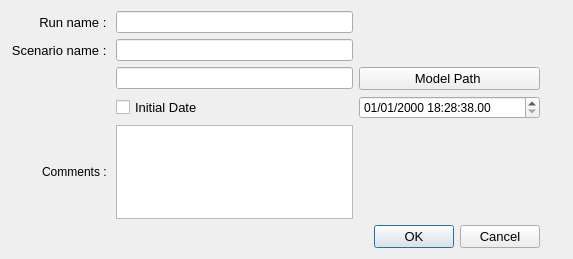
<?xml version="1.0" encoding="UTF-8"?>
<ui version="4.0">
 <class>Form</class>
 <widget class="QWidget" name="Form">
  <property name="geometry">
   <rect>
    <x>0</x>
    <y>0</y>
    <width>573</width>
    <height>259</height>
   </rect>
  </property>
  <property name="acceptDrops">
   <bool>false</bool>
  </property>
  <property name="windowTitle">
   <string>Import Results</string>
  </property>
  <layout class="QGridLayout" name="gridLayout_2">
   <item row="0" column="0">
    <layout class="QGridLayout" name="gridLayout">
     <item row="1" column="1">
      <widget class="QLineEdit" name="ed_scen"/>
     </item>
     <item row="0" column="0">
      <widget class="QLabel" name="label">
       <property name="font">
        <font>
         <pointsize>10</pointsize>
        </font>
       </property>
       <property name="layoutDirection">
        <enum>Qt::LeftToRight</enum>
       </property>
       <property name="text">
        <string>Run name : </string>
       </property>
       <property name="alignment">
        <set>Qt::AlignRight|Qt::AlignTrailing|Qt::AlignVCenter</set>
       </property>
      </widget>
     </item>
     <item row="2" column="2">
      <widget class="QPushButton" name="bt_path">
       <property name="sizePolicy">
        <sizepolicy hsizetype="Minimum" vsizetype="Fixed">
         <horstretch>0</horstretch>
         <verstretch>0</verstretch>
        </sizepolicy>
       </property>
       <property name="font">
        <font>
         <pointsize>10</pointsize>
        </font>
       </property>
       <property name="text">
        <string>Model Path </string>
       </property>
      </widget>
     </item>
     <item row="2" column="1">
      <widget class="QLineEdit" name="txt_path"/>
     </item>
     <item row="3" column="1">
      <widget class="QCheckBox" name="checkBox">
       <property name="font">
        <font>
         <pointsize>10</pointsize>
        </font>
       </property>
       <property name="text">
        <string>Initial Date</string>
       </property>
      </widget>
     </item>
     <item row="0" column="3">
      <spacer name="horizontalSpacer_2">
       <property name="orientation">
        <enum>Qt::Horizontal</enum>
       </property>
       <property name="sizeHint" stdset="0">
        <size>
         <width>40</width>
         <height>20</height>
        </size>
       </property>
      </spacer>
     </item>
     <item row="5" column="2">
      <widget class="QDialogButtonBox" name="buttonBox">
       <property name="font">
        <font>
         <pointsize>10</pointsize>
        </font>
       </property>
       <property name="standardButtons">
        <set>QDialogButtonBox::Cancel|QDialogButtonBox::Ok</set>
       </property>
      </widget>
     </item>
     <item row="0" column="2">
      <spacer name="horizontalSpacer">
       <property name="orientation">
        <enum>Qt::Horizontal</enum>
       </property>
       <property name="sizeHint" stdset="0">
        <size>
         <width>40</width>
         <height>20</height>
        </size>
       </property>
      </spacer>
     </item>
     <item row="1" column="0">
      <widget class="QLabel" name="label_2">
       <property name="font">
        <font>
         <pointsize>10</pointsize>
        </font>
       </property>
       <property name="text">
        <string>Scenario name : </string>
       </property>
       <property name="alignment">
        <set>Qt::AlignRight|Qt::AlignTrailing|Qt::AlignVCenter</set>
       </property>
      </widget>
     </item>
     <item row="0" column="1">
      <widget class="QLineEdit" name="ed_run"/>
     </item>
     <item row="3" column="2">
      <widget class="QgsDateTimeEdit" name="mDateTimeEdit">
       <property name="time">
        <time>
         <hour>18</hour>
         <minute>28</minute>
         <second>38</second>
        </time>
       </property>
       <property name="displayFormat">
        <string>dd/MM/yyyy HH:mm:ss.zz</string>
       </property>
      </widget>
     </item>
     <item row="4" column="1">
      <widget class="QTextEdit" name="textEdit_com"/>
     </item>
     <item row="4" column="0">
      <widget class="QLabel" name="label_3">
       <property name="text">
        <string>Comments : </string>
       </property>
       <property name="alignment">
        <set>Qt::AlignRight|Qt::AlignTrailing|Qt::AlignVCenter</set>
       </property>
      </widget>
     </item>
    </layout>
   </item>
  </layout>
 </widget>
 <customwidgets>
  <customwidget>
   <class>QgsDateTimeEdit</class>
   <extends>QDateTimeEdit</extends>
   <header>qgsdatetimeedit.h</header>
  </customwidget>
 </customwidgets>
 <resources/>
 <connections/>
</ui>
